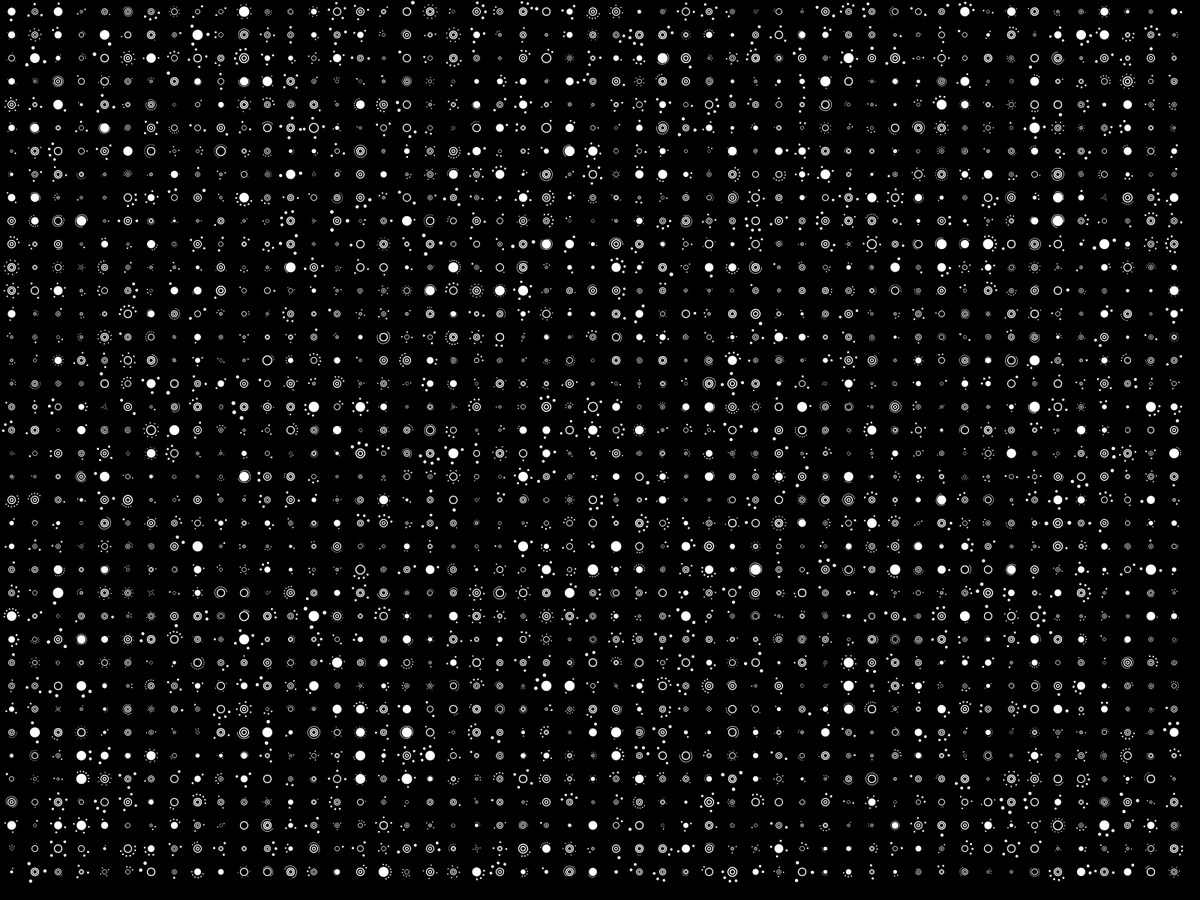
Frame 1 (no input)
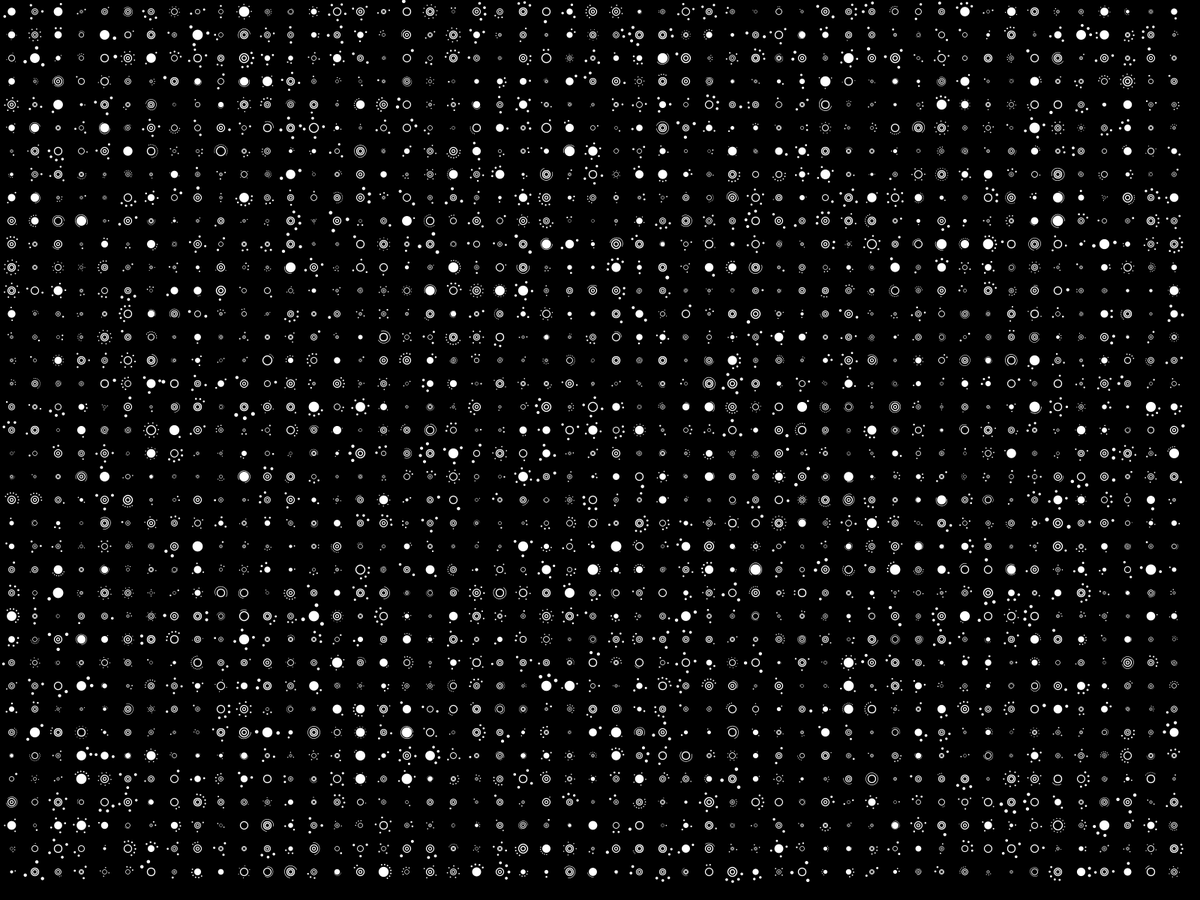
Frame 60 (the mouse pressed at the canvas centre just before this capture)
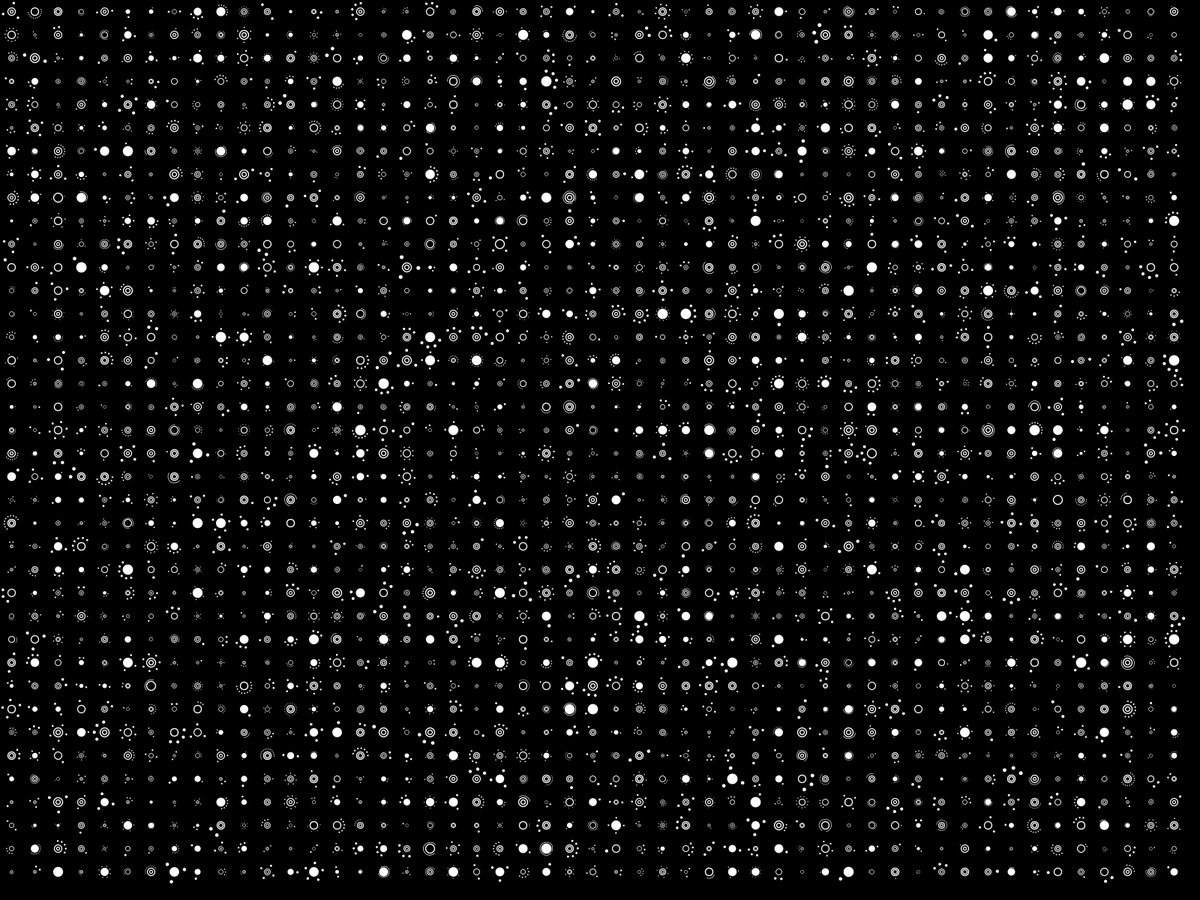
Frame 120 (the mouse held since frame 60 and released just before this capture)

The Processing sketch that drew these frames (run headless with seeded random() and noise(); from frame 60 on, the mouse is pressed at the canvas centre):

// Processing sketch: GlowLights
// ── GlowLights.pde
GlowLight[] glows;
int num = 0;
int max = 2000;
float minr = 4.0;
float maxr = 14.0;

void setup() {
  //size(1920,1080);
  fullScreen();
  //smooth(8);
  background(0);
  makeGlows();
}

void draw() {
  background(0);
   for (int i=0;i<num;i++) {
    glows[i].drift();
    glows[i].render();
  }
  
  
}


void makeGlows() {
  float r = (width*1.0)/height;
  int dim = floor(sqrt(max/r));
  println("r:"+r+"  dim:"+dim);
  glows = new GlowLight[max];
  float spcx = height/dim;
  float spcy = height/dim;
  for (int xx=0;xx<dim*r;xx++) {
    for (int yy=0;yy<dim;yy++) {
      glows[num] = new GlowLight(spcx/2+spcx*xx,spcy/2+spcy*yy,random(minr,maxr));
      num++;
    }
  }

}

void mousePressed() {
  background(0);
  num=0;
  makeGlows();

}
// ── GlowLight.pde
class GlowLight {
  
  float x;
  float y;
  float r;
  float t;
  
  float vx;
  float vy;
  float vt;
  
  int podnum;    // number of pods
  float podw;    // diameter of pod
  float podr;    // radius of pod from center of glowlight
  float podt;    // spacing angle between pods
  
  float ringr = 0;   // radius of ring
  float ringw;       // weight of ring
  float ringo;       // arc segment
  
  int fillstyle;
  
  float id;
  
  color myc;
  
  GlowLight(float _x, float _y, float _r) {
    x = _x;
    y = _y;
    r = _r;
    t = random(TWO_PI);
    
    vx = 0;
    vy = 0;
    vt = 0;
    
    //myc = color(128+random(128),192,192);
    //myc = color(255-random(64),192,192);
    myc = #FFFFFF;
    
    id = random(10.0);
    
    // choose fill style
    fillstyle = floor(random(4));
    
    // choose size of perimeter pods
    podw = 1 + random(r*.3);
    
    // choose number of pods
    float omega = atan(podw/r);
    int maxnum = floor(TWO_PI/(4*omega));
    podnum = floor(random(maxnum));
    if (podnum>0) {
      
      podr = r/2 + podw*1.618;
      if (random(100)<50) {
        // space pods equally around circumference
        podt = TWO_PI/podnum;
      } else {
        // space pods linearly
        podt = atan(3*podw/r);
      }
    } else if (random(100)<80) {
      ringr = r*.618;
      ringw = r*.05;
      ringo = PI/4 + random(TWO_PI-PI/4);
    }
      
  }

  void drift() {
    x+=vx;
    y+=vy;
    
    //vx+=random(-.010,.010);
    //vy+=random(-.010,.010);
    //vx+=.1 * (noise(x*.01,y*.01)-.5);
    //vy+=.1 * (noise(y*.01,x*.01)-.5);
    
    //vx*=.979;
    //vy*=.979;
    
    t+=vt;
    vt+=random(-.01,.01);
    vt*=.99;
    
    // bound check
    if (x+r*2<0) x = width+r*2;
    if (x-r*2>width) x = -r*2;
    if (y+r*2<0) y = height+r*2;
    if (y-r*2>height) y = -r*2;
  }
  

  void render() {
    noStroke();
    if (fillstyle==0) {
      fill(myc);
      ellipse(x,y,r,r);
    } else {
      for (int i=0;i<fillstyle;i++) {
        float weight = r*.1;
        stroke(myc);
        strokeWeight(weight);
        noFill();
        ellipse(x,y,r-(i*weight*4)-weight*2,r-(i*weight*4)-weight*2);
      }
      
    }
    
    for (int k=0;k<podnum;k++) {
      float px = x + podr*cos(podt*k + t);
      float py = y + podr*sin(podt*k + t);
      noStroke();
      fill(myc);
      ellipse(px, py, podw, podw);
    }
    
    if (ringr>0) {
      stroke(myc);
      strokeWeight(ringw);
      noFill();
      arc(x,y,ringr*2,ringr*2,t,t+ringo);
      //ellipse(x,y,ringr*2,ringr*2);
    }
  }
  
}
